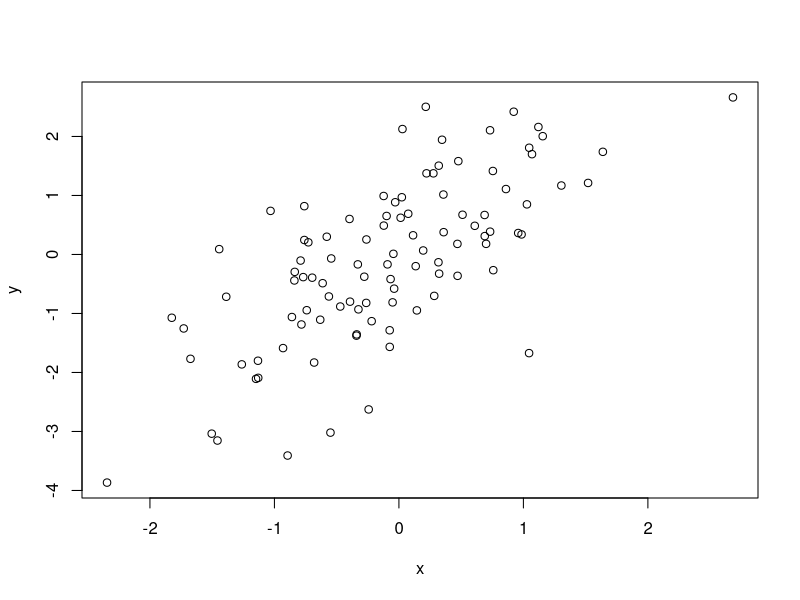
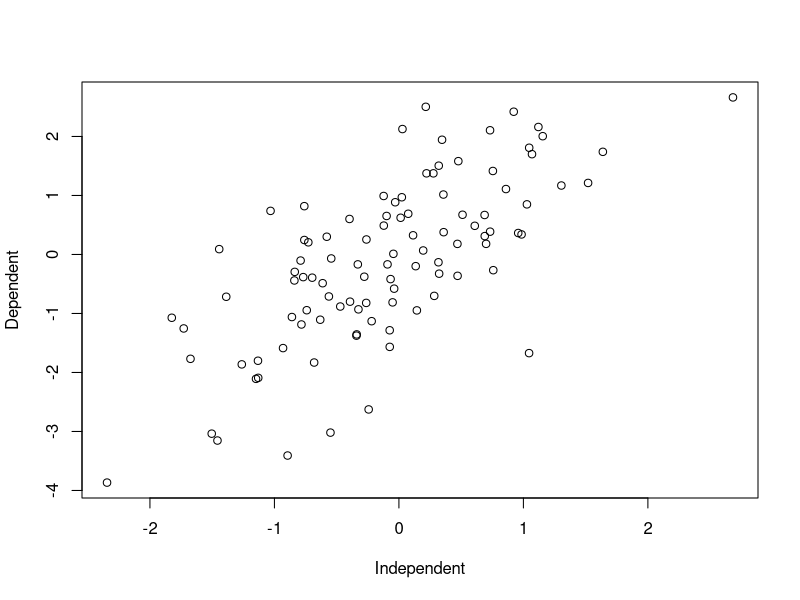
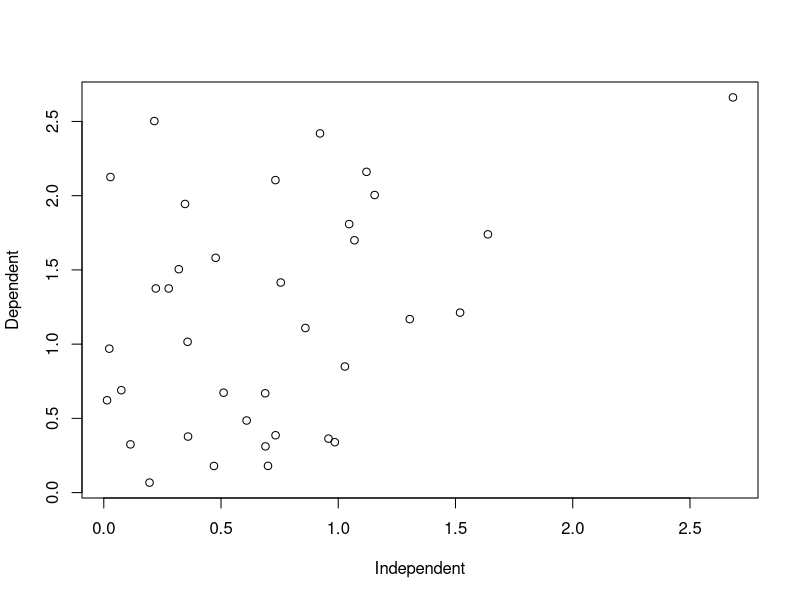
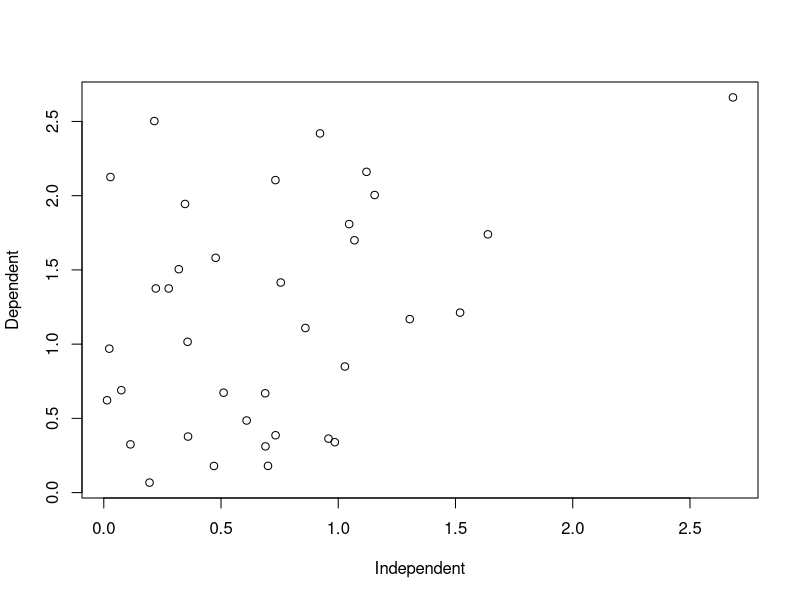
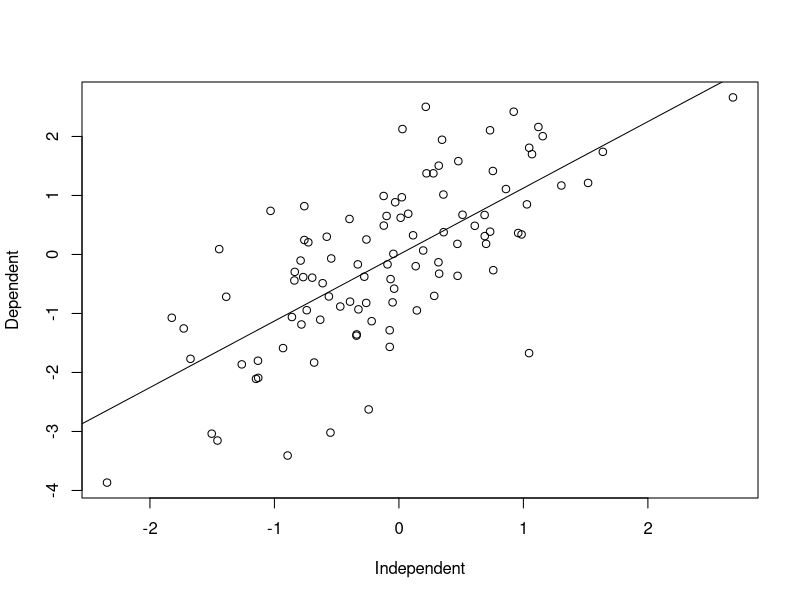
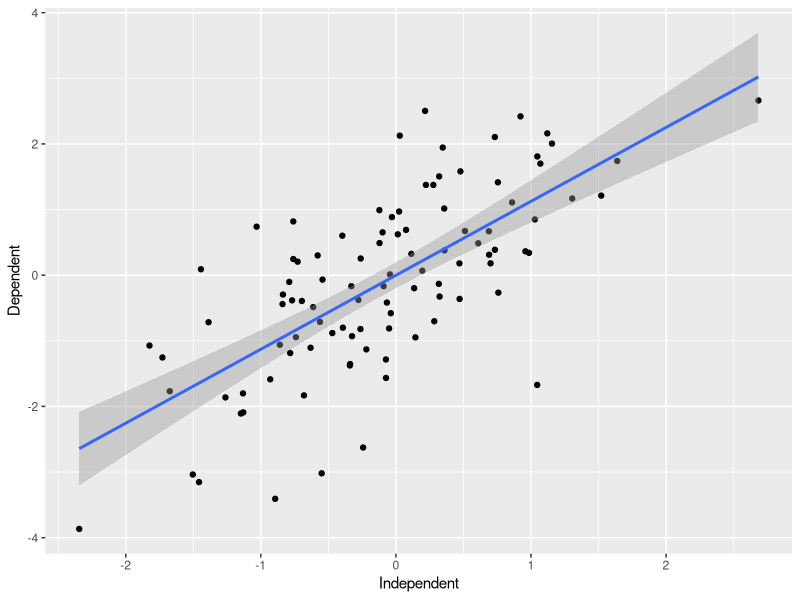

R code for these plots, in order:
## ---- chunk 1
knitr::opts_chunk$set(
    collapse = TRUE,
    eval=as.logical(Sys.getenv("KNITR_EVAL", "TRUE")),
    cache=as.logical(Sys.getenv("KNITR_CACHE", "TRUE")))
## ---- chunk 2
1 + 2
x = c(1, 2, 3)
1:3             # sequence of integers from 1 to 3
x + c(4, 5, 6)  # vectorized
x + 4           # recycling
## ---- chunk 3
x = rnorm(100)
y = x + rnorm(100)
plot(x, y)
## ---- chunk 4
df <- data.frame(Independent = x, Dependent = y)
head(df)
df[1:5, 1:2]
df[1:5, ]
plot(Dependent ~ Independent, df)  # 'formula' interface
## ---- chunk 5
    ridx <- (df$Dependent > 0) & (df$Independent > 0)
## ---- chunk 6
    plot(Dependent ~ Independent, df[ridx, ])
## ---- chunk 7
    plot(
        Dependent ~ Independent, df,
        subset = (Dependent > 0) & (Independent > 0)
    )
## ---- chunk 8
fit <- lm(Dependent ~ Independent, df)  # linear model -- regression
anova(fit)                              # summary table
plot(Dependent ~ Independent, df)
abline(fit)
## ---- chunk 9
class(fit)
methods(class="lm")
## ---- chunk 10
library(ggplot2)
ggplot(df, aes(x = Independent, y = Dependent)) +
    geom_point() + geom_smooth(method = "lm")
## ---- chunk 11
sessionInfo()
